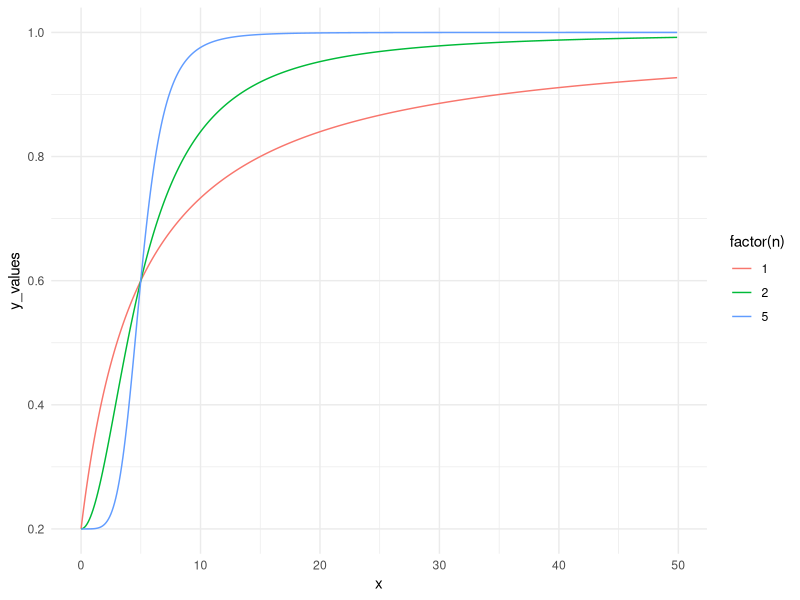

Reproduce this figure in R.
# Load ggplot2 for visualization
library(ggplot2)
library(dplyr)
library(tidyr)
library(purrr)

emax <- function(x, e0=0, emax = 1, ec50, n) {
  e0 + ((emax-e0) * x^n) / (ec50^n +x^n)
}

x =seq(0, 100, 0.1)

# Define parameter combinations
param_grid <- expand.grid(ec50 = 5, n = c(1, 2, 5))

# Compute y values for each parameter set
df <- param_grid %>%
  mutate(y_values = map2(ec50, n, ~emax(x, e0 = 0.2, ec50 = .x, n = .y))) %>%
  unnest(y_values) %>%
  mutate(x = rep(x, times = nrow(param_grid)))


ggplot(df %>% filter(x<50), aes(x = x, y = y_values, color = factor(n))) +
  geom_line() +
  theme_minimal()



